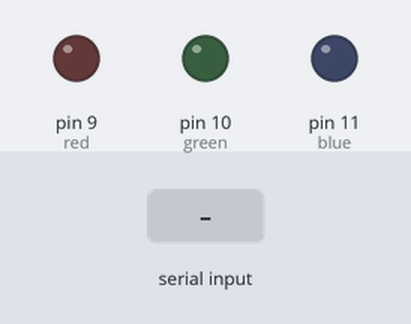
A sketch run on a simulated Arduino Uno, built with avr-gcc and run on an emulated ATmega328P. On the bench: output pins drawn as LEDs (lit = HIGH). The inputs (shaded band) are chosen by the test bench. Random numbers use the default seed unless the sketch sets one.

Above: at 1.2 s.
1.3 s: "blue" received over the second serial link
At 2.4 s:
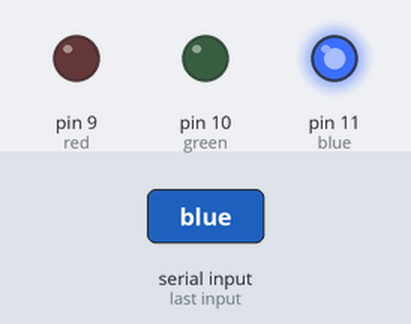
2.8 s: "green" received over the second serial link
At 3.7 s:
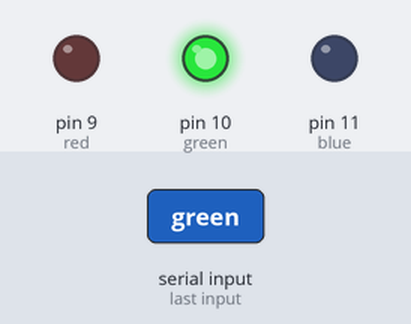
4.3 s: "red" received over the second serial link
At 5.5 s:
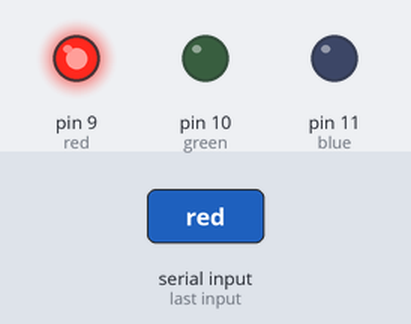
5.8 s: "1" received over the second serial link
At 6.4 s:
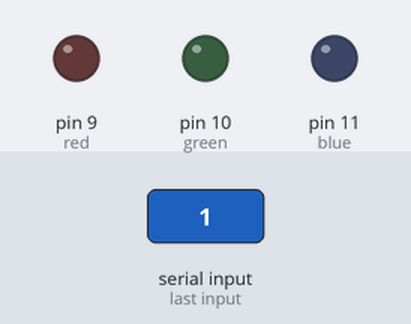
Timing chart, 0 to 8.3 s (numbered marks = the images above; inputs shaded):
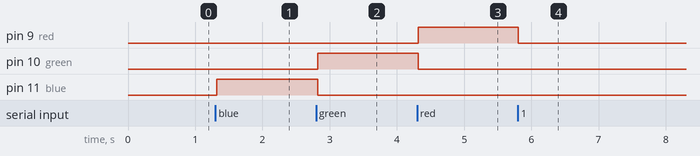

The sketch:

bluetooth_work.ino
```cpp
#include <SoftwareSerial.h>

#define BT_TXD 3
#define BT_RXD 2
SoftwareSerial bluetooth(BT_TXD, BT_RXD);

String receiveText = "";

void setup()
{
    pinMode(9, OUTPUT); // red
    pinMode(10, OUTPUT); // green
    pinMode(11, OUTPUT); // blue

    Serial.begin(9600);
    bluetooth.begin(9600);
}

void loop()
{
    int green = random(0, 256);
    int blue = random(0, 256);
    int red = random(256);

    while(bluetooth.available())
    {
        char c = bluetooth.read();
        receiveText += c;
        delay(5);
    }

    if(receiveText.length()>0)
    {
        if(receiveText.indexOf("blue")!=-1)
        {
            analogWrite(11, 255);
            analogWrite(10, 0);
            analogWrite(9, 0);
            delay(100);
        }
        else if(receiveText.indexOf("green")!=-1)
        {
            analogWrite(10, 255);
            analogWrite(9, 0);
            analogWrite(11, 0);
            delay(100);
        }
        else if(receiveText.indexOf("red")!=-1)
        {
            analogWrite(9, 255);
            analogWrite(10, 0);
            analogWrite(11, 0);
            delay(100);
        }
        else
        {
            analogWrite(9, 0);
            analogWrite(10, 0);
            analogWrite(11, 0);
            delay(1000);
        }
    }

    receiveText = ""; // 매번 텍스트를 초기화하여 입력받은 텍스트가 쌓이지 않도록 함
}
```

Measured:
- after the input at 1.3 s, pin 11 (blue): LOW → HIGH at once
- after the input at 2.8 s, pin 10 (green): LOW → HIGH at once; pin 11 (blue): HIGH → LOW at once
- after the input at 4.3 s, pin 9 (red): LOW → HIGH at once; pin 10 (green): HIGH → LOW at once
- after the input at 5.8 s, pin 9 (red): HIGH → LOW at once
